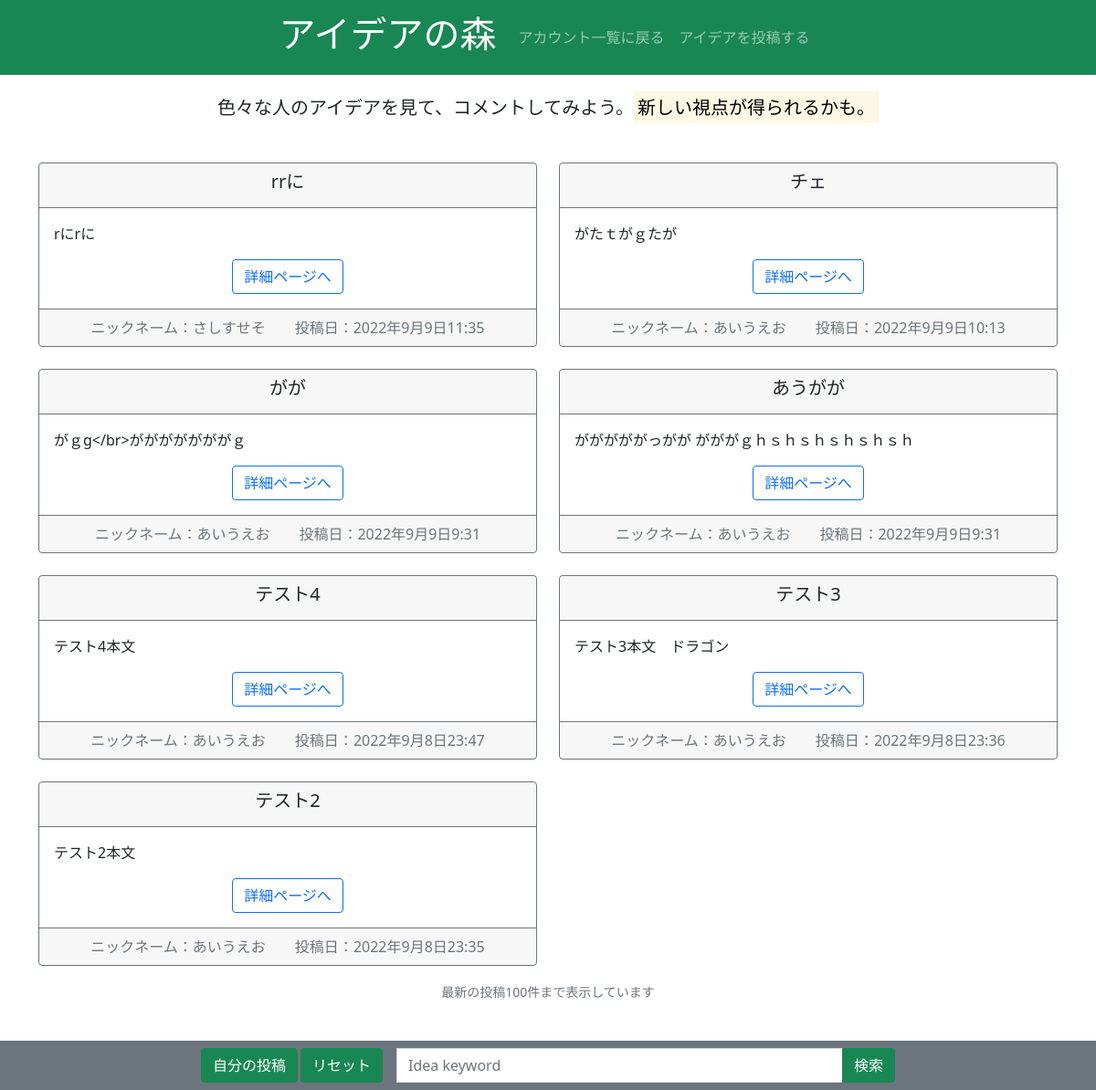
Page /idea_list/ on the earlier database version.
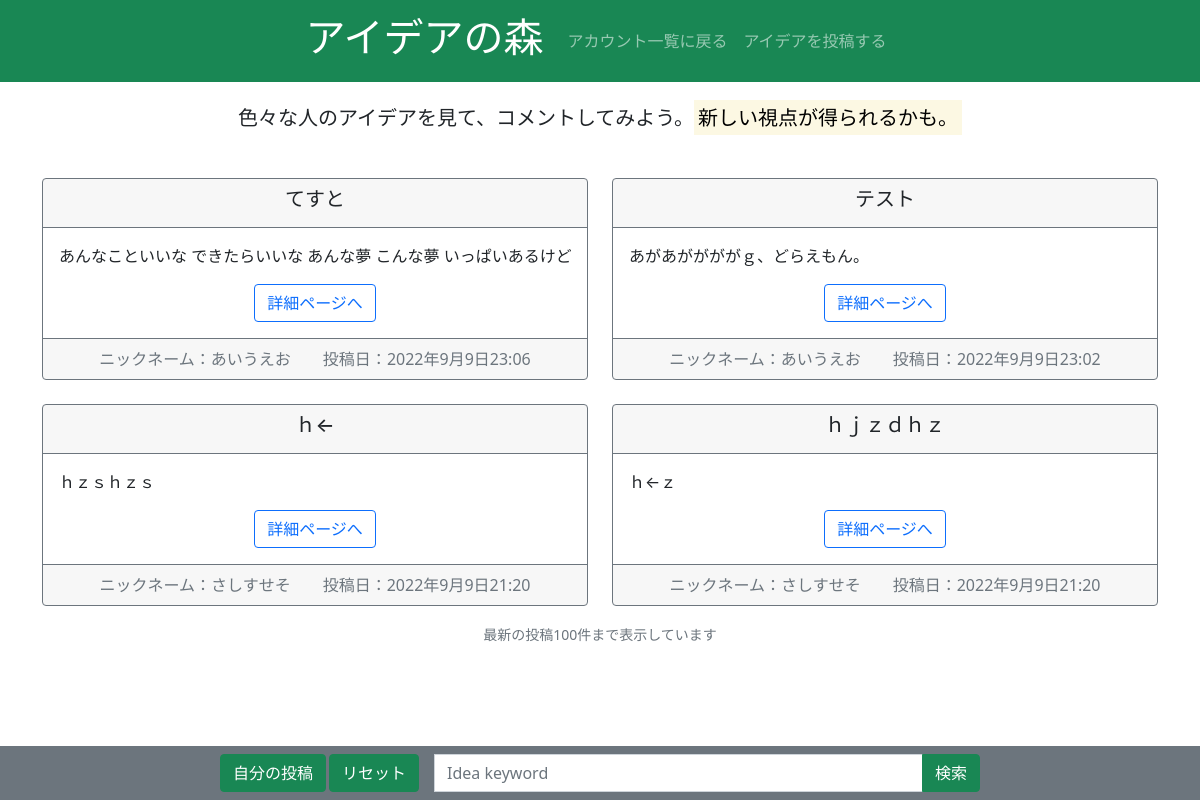
Same page on the later database version.
### dottalk/models.py (models this page shows, shortened)
class Idea(models.Model):
    title = models.CharField(max_length=128)
    text = models.TextField(max_length=400)
    posted_at = models.DateTimeField(auto_now_add=True)
    last_modify = models.DateTimeField(auto_now=True)
    posted_by = models.CharField(max_length=100)
    posted_by_id = models.IntegerField()

### dottalk/views.py (the view)
# urls.py: path("idea_list/",views.idea_list.as_view(),name="idea_list"),
class idea_list(ListView,LoginRequiredMixin):
    model = models.Idea
    template_name = "HTML/idea_list.html"
    def get_queryset(self):
        loginuser = models.Account.objects.get(user=self.request.user)
        q_word = self.request.GET.get('query')
        if loginuser is None:
            return redirect("Login")
        if "btn_my_Idea" in self.request.GET:
            object_list = models.Idea.objects.filter(posted_by_id=loginuser.id).order_by('-posted_at')
        elif "btn_reset" in self.request.GET:
            object_list = models.Idea.objects.all().order_by('-posted_at')
        else :
            if q_word :
             object_list = models.Idea.objects.filter(
                 Q(title__icontains=q_word) |
                 Q(text__icontains=q_word) |
                 Q(posted_by__icontains=q_word)).order_by('-posted_at')
            else:
                object_list = models.Idea.objects.all().order_by('-posted_at')
        return object_list

### dottalk/templates/HTML/idea_list.html (shortened to what this page needs)
<!DOCTYPE html>
{% load static %}
<html lang="ja">
<head>
  <link rel="stylesheet" href="{% static 'css/bootstrap.min.css' %}">
</head>
<body>
<nav class="navbar navbar-expand navbar-dark bg-success sticky-top">
  <div class="collapse navbar-collapse justify-content-center" id="navmenu1">
    <a href="#" class="navbar-brand"><h1>アイデアの森</h1></a>
    <div class="navbar-nav">
        <a class="nav-item nav-link" href="{% url 'same_users_all' %}">アカウント一覧に戻る</a>
        <a class="nav-item nav-link" href="{% url 'idea_new' %}">アイデアを投稿する</a>
    </div>
  </div>
</nav>
<div class="container-fluid bg-secondary fixed-bottom">
    <div class="row justify-content-center">
        <div class="col-8 text-center">
            <form action="" method="get" class="form-inline m-2">
                <div class="row">
                <div class="input-group">
                    <div class="col-auto me-1">
                        <button type="submit"  name="btn_my_Idea" class="btn btn-success">自分の投稿</button>
                    </div>
                    <div class="col-auto me-3">
                        <button type="submit"  name="btn_reset" class="btn btn-success">リセット</button>
                    </div>
                    <input name="query" value="{{ request.GET.query }}"
                           type="text" class="form-control text-wrap"
                           placeholder="Idea keyword">
                    <button type="submit" class="btn btn-success">検索</button>
                </div>
                </div>
            </form>
        </div>
    </div>
</div>
<div class="mt-3 mb-3">
    <div class="text-center">
        <h5><p class="lh-lg">
            色々な人のアイデアを見て、コメントしてみよう。<mark>新しい視点が得られるかも。</mark>
        </p></h5>
    </div>
</div>
<div class="container">
    <div class="row">
{% for Idea in object_list|slice:":100"%}
  <div class="col-6">
<div class="card text-center mt-4 border-secondary">
    <div class="card-header border-secondary">
    <h5 class="card-title">{{ Idea.title }}</h5>
  </div>
  <div class="card-body">
      <div class="text-start text-truncate">
        <p class="card-text">{{ Idea.text }}</p>
      </div>
    <a class="stretched-link btn btn-outline-primary mt-3" href="{% url 'idea_detail' Idea.id %}">詳細ページへ</a>
  </div>
  <div class="card-footer text-muted border-secondary">
    ニックネーム：{{ Idea.posted_by }}　　投稿日：{{ Idea.posted_at }}
  </div>
</div></div>
{% empty %}
<div class="mt-3 mb-4">
    <div class="text-center">
        <h5><p>検索条件に一致するアイデアはありませんでした。</p></h5>
    </div>
</div>
{% endfor %}
</div></div>
<div class="mt-3 mb-5 pb-5">
    <div class="text-center mb-auto">
        <small>
            <a class="text-muted text-decoration-none" href="#">最新の投稿100件まで表示しています</a>
        </small>
    </div>
</div>
</body>
</html>

Differences in the rows shown:
removed Idea: title "rrに", text "rにrに", posted_by "さしすせそ", posted_at "2022年9月9日11:35"
removed Idea: title "チェ", text "がたｔがｇたが", posted_by "あいうえお", posted_at "2022年9月9日10:13"
removed Idea: title "がが", text "がｇg</br>がががががががｇ", posted_by "あいうえお", posted_at "2022年9月9日9:31"
removed Idea: title "あうがが", text "がががががっがが がががｇｈｓｈｓｈｓｈｓｈｓｈ", posted_by "あいうえお", posted_at "2022年9月9日9:31"
removed Idea: title "テスト4", text "テスト4本文", posted_by "あいうえお", posted_at "2022年9月8日23:47"
removed Idea: title "テスト2", text "テスト2本文", posted_by "あいうえお", posted_at "2022年9月8日23:35"
added Idea: title "てすと", text "あんなこといいな できたらいいな あんな夢 こんな夢 いっぱいあるけ…", posted_by "あいうえお", posted_at "2022年9月9日23:06"
changed Idea: title "テスト3" → "テスト"; text "テスト3本文 ドラゴン" → "あがあががががｇ、どらえもん。"; posted_at "2022年9月8日23:36" → "2022年9月9日23:02"
added Idea: title "ｈ←", text "ｈｚｓｈｚｓ", posted_by "さしすせそ", posted_at "2022年9月9日21:20"
added Idea: title "ｈｊｚｄｈｚ", text "ｈ←ｚ", posted_by "さしすせそ", posted_at "2022年9月9日21:20"
